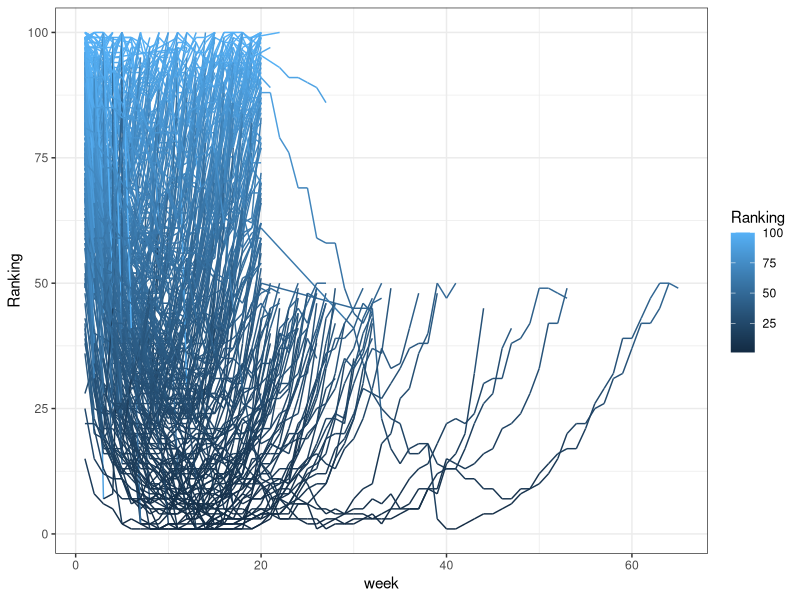

Reproduce this figure in R.
## ---- chunk 1
knitr::opts_chunk$set(echo = TRUE)
## ---- chunk 2
library(tidyverse)
tidydata <- tribble(
~country, ~year, ~cases, ~population,
"Afghanistan", 1999, 745, 19987071,
"Afghanistan", 2000, 2666, 20595360,
"Brazil", 1999, 37737, 172006362,
"Brazil", 2000, 80488, 174504898,
"China", 1999, 212258, 1272915272,
"China", 2000, 213766, 1280428583)
tidydata
## ---- chunk 3

nontidydata <- tribble(
~country,~year,~rate,
"Afghanistan", 1999, "745/19987071",
"Afghanistan", 2000, "2666/20595360",
"Brazil", 1999, "37737/172006362",
"Brazil", 2000, "80488/174504898",
"China", 1999, "212258/1272915272",
"China", 2000, "213766/1280428583")
nontidydata

## ---- chunk 4

nontidydata

tidieddata <- nontidydata %>%
separate(rate, into = c("cases",
"population"),
sep = "/")
tidieddata
## ---- chunk 5
newtidieddata <- tidieddata %>%
pivot_longer(
cols = cases:population,
names_to = "measurement",
values_to = "value"
)
newtidieddata
## ---- chunk 6
df <- tribble(
~id, ~bp1, ~bp2,
"A", 100, 120,
"B", 140, 115,
"C", 120, 125
)
df

df %>%
pivot_longer(
cols = bp1:bp2,
names_to = "measurement",
values_to = "value"
)

## ---- chunk 7

newtidieddata %>%
pivot_wider(names_from="measurement",
values_from="value")
newtidieddata
## ---- chunk 8
df <- tribble(
~id, ~measurement, ~value,
"A", "bp1", 100,
"B", "bp1", 140,
"B", "bp2", 115,
"A", "bp2", 120,
"A", "bp3", 105
)
df

df %>%
pivot_wider(
names_from = measurement,
values_from = value
)
## ---- chunk 9
library(tidyverse)
## ---- chunk 10
songs <- billboard %>%
  pivot_longer(
    cols = starts_with("wk"),
    names_to = "Weeks",
    values_to = "Ranking",
    values_drop_na = TRUE,
  ) %>%
  mutate(week = parse_number(Weeks))
songs
## ---- chunk 11
ggplot(songs) +
aes(x=week ,y= Ranking, colour=Ranking, group = track) +
geom_line() +
theme_bw()
## ---- chunk 12
patients <- cms_patient_experience %>%
  pivot_wider(
    names_from = "measure_cd",
    values_from = "prf_rate",
    id_cols = starts_with("org")
  )
patients
